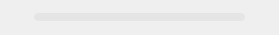
               <widget class="QFrame" name="player">
                <property name="minimumSize">
                 <size>
                  <width>0</width>
                  <height>35</height>
                 </size>
                </property>
                <property name="maximumSize">
                 <size>
                  <width>16777215</width>
                  <height>35</height>
                 </size>
                </property>
                <layout class="QHBoxLayout" name="horizontalLayout_12" stretch="1,5,1,100,1,5,1">
                 <property name="spacing">
                  <number>0</number>
                 </property>
                 <property name="leftMargin">
                  <number>0</number>
                 </property>
                 <property name="topMargin">
                  <number>0</number>
                 </property>
                 <property name="rightMargin">
                  <number>0</number>
                 </property>
                 <property name="bottomMargin">
                  <number>0</number>
                 </property>
                 <item>
                  <spacer name="horizontalSpacer_17">
                   <property name="orientation">
                    <enum>Qt::Horizontal</enum>
                   </property>
                   <property name="sizeHint" stdset="0">
                    <size>
                     <width>40</width>
                     <height>20</height>
                    </size>
                   </property>
                  </spacer>
                 </item>
                 <item>
                  <widget class="QPushButton" name="playbtn">
                   <property name="minimumSize">
                    <size>
                     <width>30</width>
                     <height>30</height>
                    </size>
                   </property>
                   <property name="maximumSize">
                    <size>
                     <width>30</width>
                     <height>30</height>
                    </size>
                   </property>
                   <property name="styleSheet">
                    <string notr="true">QPushButton#playbtn{
	border:none;
}
QPushButton::hover {
border-style: solid;
border-width: 0px;
border-radius: 15px;
background-color: rgba(223, 223, 223, 150);
}</string>
                   </property>
                   <property name="text">
                    <string/>
                   </property>
                   <property name="icon">
                    <iconset resource="../apprcc.qrc">
                     <normaloff>:/img/img/icons/play-button.png</normaloff>:/img/img/icons/play-button.png</iconset>
                   </property>
                   <property name="iconSize">
                    <size>
                     <width>28</width>
                     <height>28</height>
                    </size>
                   </property>
                   <property name="checkable">
                    <bool>false</bool>
                   </property>
                  </widget>
                 </item>
                 <item>
                  <spacer name="horizontalSpacer_18">
                   <property name="orientation">
                    <enum>Qt::Horizontal</enum>
                   </property>
                   <property name="sizeHint" stdset="0">
                    <size>
                     <width>20</width>
                     <height>20</height>
                    </size>
                   </property>
                  </spacer>
                 </item>
                 <item>
                  <widget class="QProgressBar" name="progressBar">
                   <property name="minimumSize">
                    <size>
                     <width>0</width>
                     <height>8</height>
                    </size>
                   </property>
                   <property name="maximumSize">
                    <size>
                     <width>16777215</width>
                     <height>8</height>
                    </size>
                   </property>
                   <property name="styleSheet">
                    <string notr="true">QProgressBar{
	color: rgb(255, 255, 255);
	font:12pt;
	text-align:center;
	border:none;
	background-color: rgba(215, 215, 215,100);
	border-radius:4px;
}
QProgressBar:chunk{
	border-radius:4px;
 	background: rgba(55, 55, 55, 200);
}</string>
                   </property>
                   <property name="maximum">
                    <number>1000</number>
                   </property>
                   <property name="value">
                    <number>0</number>
                   </property>
                   <property name="textVisible">
                    <bool>false</bool>
                   </property>
                  </widget>
                 </item>
                 <item>
                  <spacer name="horizontalSpacer_19">
                   <property name="orientation">
                    <enum>Qt::Horizontal</enum>
                   </property>
                   <property name="sizeHint" stdset="0">
                    <size>
                     <width>20</width>
                     <height>20</height>
                    </size>
                   </property>
                  </spacer>
                 </item>
                 <item>
                  <widget class="QPushButton" name="stopbtn">
                   <property name="minimumSize">
                    <size>
                     <width>30</width>
                     <height>30</height>
                    </size>
                   </property>
                   <property name="maximumSize">
                    <size>
                     <width>30</width>
                     <height>30</height>
                    </size>
                   </property>
                   <property name="styleSheet">
                    <string notr="true">QPushButton#stopbtn{
	border:none;
}
QPushButton::hover {
border-style: solid;
border-width: 0px;
border-radius: 15px;
background-color: rgba(223, 223, 223, 150);
}</string>
                   </property>
                   <property name="text">
                    <string/>
                   </property>
                   <property name="icon">
                    <iconset resource="../apprcc.qrc">
                     <normaloff>:/img/img/icons/stop-button.png</normaloff>:/img/img/icons/stop-button.png</iconset>
                   </property>
                   <property name="iconSize">
                    <size>
                     <width>28</width>
                     <height>28</height>
                    </size>
                   </property>
                  </widget>
                 </item>
                 <item>
                  <spacer name="horizontalSpacer_20">
                   <property name="orientation">
                    <enum>Qt::Horizontal</enum>
                   </property>
                   <property name="sizeHint" stdset="0">
                    <size>
                     <width>40</width>
                     <height>20</height>
                    </size>
                   </property>
                  </spacer>
                 </item>
                </layout>
               </widget>
